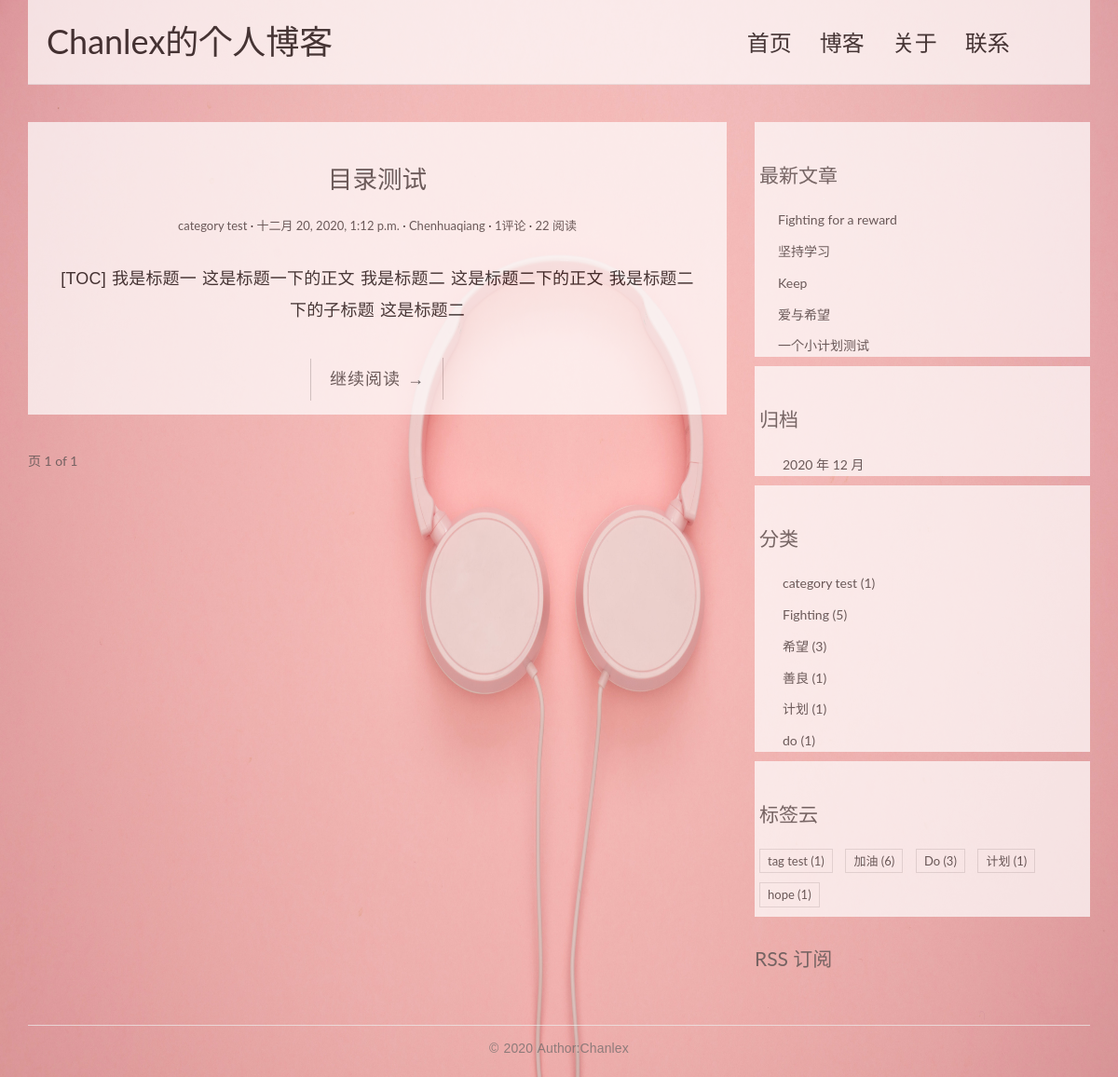
The page /categories/1/ on the database its author committed.
### blog/models.py (models this page shows, shortened)
class Post(models.Model):
    views = models.PositiveIntegerField(default=0, editable=False)
    title = models.CharField('标题', max_length=70)
    body = models.TextField('正文')
    created_time = models.DateTimeField('创建时间', default=timezone.now)
    modified_time = models.DateTimeField('修改时间')
    excerpt = models.CharField('摘要', max_length=200, blank=True)
    category = models.ForeignKey(Category, verbose_name='分类', on_delete=models.CASCADE)
    tags = models.ManyToManyField(Tag, verbose_name='标签', blank=True)
    author = models.ForeignKey(User, verbose_name='作者', on_delete=models.CASCADE)
    class Meta:
        verbose_name = '文章'
        verbose_name_plural = verbose_name
        ordering = ['-created_time']
    def get_absolute_url(self):
        return reverse('blog:detail', kwargs={'pk': self.pk})

class Category(models.Model):
    name = models.CharField(max_length=100)
    class Meta:
        verbose_name = '分类'
        verbose_name_plural = verbose_name

class Tag(models.Model):
    name = models.CharField(max_length=100)
    class Meta:
        verbose_name = '标签'
        verbose_name_plural = verbose_name

### blog/views.py (the view)
# urls.py: path('categories/<int:pk>/', views.category, name='category'),
def category(request, pk):
    cate = get_object_or_404(Category, pk=pk)
    post_list = Post.objects.filter(category=cate).order_by('-created_time')
    paginator = Paginator(post_list, 5)
    page = request.GET.get('page')
    try:
        current_page = paginator.page(page)
        articles = current_page.object_list
    except PageNotAnInteger:
        current_page = paginator.page(1)
        articles = current_page.object_list
    except EmptyPage:
        current_page = paginator.page(paginator.num_pages)
        articles = current_page.object_list
    return render(request, 'blog/index.html', {"articles": articles, "page": current_page})

### blog/templatetags/blog_extras.py (called while the page is built)
@register.inclusion_tag('blog/inclusions/_recent_posts.html', takes_context=True)
def show_recent_posts(context, num=5):
    return {
        'recent_post_list': Post.objects.all().order_by('-created_time')[:num],
    }

@register.inclusion_tag('blog/inclusions/_archives.html', takes_context=True)
def show_archives(context):
    return {
        'date_list': Post.objects.dates('created_time', 'month', order='DESC'),
    }

@register.inclusion_tag('blog/inclusions/_categories.html', takes_context=True)
def show_categories(context):
    return {
        'category_list': Category.objects.annotate(num_posts=Count('post')),
    }

@register.inclusion_tag('blog/inclusions/_tags.html', takes_context=True)
def show_tags(context):
    return {
        'tag_list': Tag.objects.annotate(num_posts=Count('post')),
    }

### templates/blog/index.html
{% extends 'blog/base.html' %}
{% block main %}
    {% for post in articles %}
        <article class="post post-{{ post.pk }}">
            <h1 class="entry-title">
                <a href="{{ post.get_absolute_url }}">{{ post.title }}</a>
            </h1>
            <div class="entry-meta">
                <span class="post-category"><a href="#">{{ post.category.name }}</a></span>
                <span class="post-date"><a href="#"><time class="entry-date"
                                                          datetime="{{ post.created_time }}">{{ post.created_time }}</time></a></span>
                <span class="post-author"><a href="#">{{ post.author }}</a></span>
                <span class="comments-link"><a href="{{ post.get_absolute_url }}#comment-area">{{ post.comment_set.count }}评论</a></span>
                <span class="views-count"><a href="#">{{ post.views }} 阅读</a></span>
            </div>
            <div class="entry-content clearfix" style="text-align: center">
                <p>{{ post.excerpt }}</p>
                <div class="read-more cl-effect-14">
                    <a href="{{ post.get_absolute_url }}" class="more-link">继续阅读 <span class="meta-nav">→</span></a>
                </div>
            </div>
        </article>
    {% empty %}
        <div class="no-post">暂时还没有发布的文章！</div>
    {% endfor %}
    <div class="pagination">
    {% include "blog/inclusions/paginator.html" %}
    </div>
{% endblock main %}

### templates/blog/base.html (shortened to what this page needs)
<!DOCTYPE html>
<html>
{% load static %}
{% load blog_extras %}
<head>
    <link rel="stylesheet" href="http://code.ionicframework.com/ionicons/2.0.1/css/ionicons.min.css">
    <link rel="stylesheet" href="{% static 'blog/css/bootstrap.min.css' %}">
    <link rel="stylesheet" href="{% static 'blog/css/pace.css' %}">
    <link rel="stylesheet" href="{% static 'blog/css/custom.css' %}">
    <link href="https://cdn.bootcss.com/highlight.js/9.15.8/styles/github.min.css" rel="stylesheet">
</head>
<body style="background-image: url({% static 'blog/image/bk.jpg' %});background-size:100% 100%;
    z-index: -1;opacity: 0.7;">
<div class="container">
    <header id="site-header">
        <div class="row">
            <div class="col-md-4 col-sm-5 col-xs-8">
                <div class="logo">
                    <h1><a href="{% url 'blog:index' %}"><b>Chanlex的个人博客</b></a></h1>
                </div>
            </div>
            <div class="col-md-8 col-sm-7 col-xs-4">
                <nav class="main-nav" role="navigation">
                    <div class="collapse navbar-collapse" id="bs-example-navbar-collapse-1">
                        <ul class="nav navbar-nav navbar-right">
                            <li class="cl-effect-11"><a href="{% url 'blog:index' %}" data-hover="首页">首页</a></li>
                            <li class="cl-effect-11"><a href="{% url 'blog:bkpage' %}" data-hover="博客">博客</a></li>
                            <li class="cl-effect-11"><a href="{% url 'blog:about' %}" data-hover="关于">关于</a></li>
                            <li class="cl-effect-11"><a href="{% url 'blog:contact' %}" data-hover="联系">联系</a></li>
                        </ul>
                    </div>
                </nav>
            </div>
        </div>
    </header>
</div>
<div class="content-body">
    <div class="container">
        <div class="row">
            <main class="col-md-8">
                {% block main %}
                {% endblock main %}
            </main>
            <aside class="col-md-4">
                {% show_recent_posts %}
                {% show_archives %}
                {% show_categories %}
                {% show_tags %}
                <div class="rss">
                    <a href=""> RSS 订阅</a>
                </div>
            </aside>
        </div>
    </div>
</div>
<footer id="site-footer">
    <div class="container">
        <div class="row">
            <div class="col-md-12">
                <p class="copyright">&copy 2020 Author:Chanlex</p>
            </div>
        </div>
    </div>
</footer>
</body>
</html>

### templates/blog/inclusions/paginator.html (shortened to what this page needs)
<div class="pagination">
  <span class="step-links">
    <span class="current">
      页 {{ page.number }} of {{ page.paginator.num_pages }}
    </span>
  </span>
</div>

### templates/blog/inclusions/_recent_posts.html
<div class="widget widget-recent-posts">
  <h3 class="widget-title" style="margin-left: 5px">最新文章</h3>
  <ul style="margin-left: 5px">
    {% for post in recent_post_list %}
      <li>
        <a href="{{ post.get_absolute_url }}" >{{ post.title }}</a>
      </li>
    {% empty %}
      暂无文章！
    {% endfor %}
  </ul>
</div>

### templates/blog/inclusions/_archives.html
<div class="widget widget-archives">
  <h3 class="widget-title" style="margin-left: 5px">归档</h3>
  <ul style="margin-left: 5px">
    {% for date in date_list %}
      <li>
        <a href="{% url 'blog:archive' date.year date.month %}">{{ date.year }} 年 {{ date.month }} 月</a>
      </li>
    {% empty %}
      暂无归档！
    {% endfor %}
  </ul>
</div>

### templates/blog/inclusions/_categories.html
<div class="widget widget-category">
  <h3 class="widget-title" style="margin-left: 5px">分类</h3>
  <ul style="margin-left: 5px">
    {% for category in category_list %}
      <li>
        <a href="{% url 'blog:category' category.pk %}">{{ category.name }} <span class="post-count">({{ category.num_posts }})</span></a>
      </li>
    {% empty %}
      暂无分类！
    {% endfor %}
  </ul>
</div>

### templates/blog/inclusions/_tags.html
<div class="widget widget-tag-cloud">
  <h3 class="widget-title" style="margin-left: 5px">标签云</h3>
  <ul style="margin-left: 5px">
    {% for tag in tag_list %}
      <li>
        <a href="{% url 'blog:tag' tag.pk %}">{{ tag.name }} <span class="post-count">({{ tag.num_posts }})</span></a>
      </li>
    {% empty %}
      暂无标签！
    {% endfor %}
  </ul>
</div>

### blog/static/blog/css/custom.css (style rules this page uses)
* { outline: none; }
h1, h2, h3, h4, h5, h6 { margin-top: 0; }
b { font-weight: 400; }
a { color: #333; }
body { color: #444; font-family: 'Lato', sans-serif; }
p { font-family: 'Ubuntu', sans-serif; font-weight: 400; word-spacing: 1px; letter-spacing: 0.01em; }
#site-header { background-color: #FFF; padding: 25px 20px; margin-bottom: 40px; border-bottom: 1px solid #e7e7e7; }
.logo h1 a { color: #000; }
.logo h1 { margin: 0; font-family: 'Lato', sans-serif; font-weight: 300; }
.main-nav { margin-top: 11px; max-width: 95%; }
.main-nav a { color: #000000 !important; padding: 0 0 5px 0 !important; margin-right: 30px; font-family: 'Lato', sans-serif; font-weight: 300; font-size: 24px; }
.cl-effect-11 a { padding: 10px 0; color: #0972b4; text-shadow: none; }
.cl-effect-11 a::before { position: absolute; top: 0; left: 0; overflow: hidden; padding: 0 0 5px 0 !important; max-width: 0; border-bottom: 1px solid #000; color: #000; content: attr(data-hover); white-space: nowrap; -webkit-transition: max-width 0.5s; -moz-transition: max-width 0.5s; transition: max-width 0.5s; }
.content-body { padding-bottom: 4em; }
.post { background: #fff; padding: 30px 30px 0; }
.entry-title { text-align: center; font-size: 1.9em; margin-bottom: 20px; line-height: 1.6; padding: 10px 20px 0; }
.entry-meta { text-align: center; color: #DDDDDD; font-size: 13px; margin-bottom: 30px; }
.entry-content { font-size: 18px; line-height: 1.9; font-weight: 300; color: #000; }
.post-category::after, .post-date::after, .post-author::after, .comments-link::after { content: ' ·'; color: #000; }
.read-more { font-family: 'Ubuntu', sans-serif; font-weight: 400; word-spacing: 1px; letter-spacing: 0.01em; text-align: center; margin-top: 20px; }
.cl-effect-14 a { padding: 0 20px; height: 45px; line-height: 45px; position: relative; display: inline-block; margin: 15px 25px; letter-spacing: 1px; font-weight: 400; text-shadow: 0 0 1px rgba(255, 255, 255, 0.3); }
.cl-effect-14 a::before, .cl-effect-14 a::after { position: absolute; width: 45px; height: 1px; background: #C3C3C3; content: ''; -webkit-transition: all 0.3s; -moz-transition: all 0.3s; transition: all 0.3s; pointer-events: none; }
.cl-effect-14 a::before { top: 0; left: 0; -webkit-transform: rotate(90deg); -moz-transform: rotate(90deg); transform: rotate(90deg); -webkit-transform-origin: 0 0; -moz-transform-origin: 0 0; transform-origin: 0 0; }
.cl-effect-14 a::after { right: 0; bottom: 0; -webkit-transform: rotate(90deg); -moz-transform: rotate(90deg); transform: rotate(90deg); -webkit-transform-origin: 100% 0; -moz-transform-origin: 100% 0; transform-origin: 100% 0; }
.widget { background: #fff; padding: 30px 0 0; }
.widget-title { font-size: 1.5em; margin-bottom: 20px; line-height: 1.6; padding: 10px 0 0; font-weight: 400; }
.widget-recent-posts ul { padding: 0; margin: 0; padding-left: 20px; }
.widget-recent-posts ul li { list-style-type: none; position: relative; line-height: 170%; margin-bottom: 10px; }
.widget-recent-posts ul li::before { content: '\f3d3'; font-family: "Ionicons"; position: absolute; left: -17px; top: 3px; font-size: 16px; color: #000; }
.widget-archives ul { padding: 0; margin: 0; padding-left: 25px; }
.widget-archives ul li { list-style-type: none; position: relative; line-height: 170%; margin-bottom: 10px; }
.widget-archives ul li::before { content: '\f3f3'; font-family: "Ionicons"; position: absolute; left: -25px; top: 1px; font-size: 16px; color: #000; }
.widget-category ul { padding: 0; margin: 0; padding-left: 25px; }
.widget-category ul li { list-style-type: none; position: relative; line-height: 170%; margin-bottom: 10px; }
.widget-category ul li::before { content: '\f3fe'; font-family: "Ionicons"; position: absolute; left: -25px; top: 1px; font-size: 18px; color: #000; }
.widget-tag-cloud ul { padding: 0; margin: 0; margin-right: -10px; }
.widget-tag-cloud ul li { list-style-type: none; font-size: 13px; display: inline-block; margin-right: 10px; margin-bottom: 10px; padding: 3px 8px; border: 1px solid #ddd; }
.rss { font-size: 21px; margin-top: 30px; }
.rss a { color: #444; }
#site-footer { padding-top: 10px; padding: 0 0 1.5em 0; }
.copyright { text-align: center; padding-top: 1em; margin: 0; border-top: 1px solid #eee; color: #666; }

### rows shown on the page
Post: title "目录测试", category.name "category test", created_time "十二月 20, 2020, 1:12 p.m.", author "Chenhuaqiang", comment_set.count "1", views "22", excerpt "[TOC] 我是标题一 这是标题一下的正文 我是标题二 这是标题二下的正文 我是标题二下的子标题 这是标题二"
Post: title "Fighting for a reward"
Post: title "坚持学习"
Post: title "Keep"
Post: title "爱与希望"
Post: title "一个小计划测试"
Category: name "category test", num_posts "1"
Category: name "Fighting", num_posts "5"
Category: name "希望", num_posts "3"
Category: name "善良", num_posts "1"
Category: name "计划", num_posts "1"
Category: name "do", num_posts "1"
Tag: name "tag test", num_posts "1"
Tag: name "加油", num_posts "6"
Tag: name "Do", num_posts "3"
Tag: name "计划", num_posts "1"
Tag: name "hope", num_posts "1"

### other values the page prints
{{ page.number }} "1"
{{ page.paginator.num_pages }} "1"
{{ date.year }} "2020"
{{ date.month }} "12"
